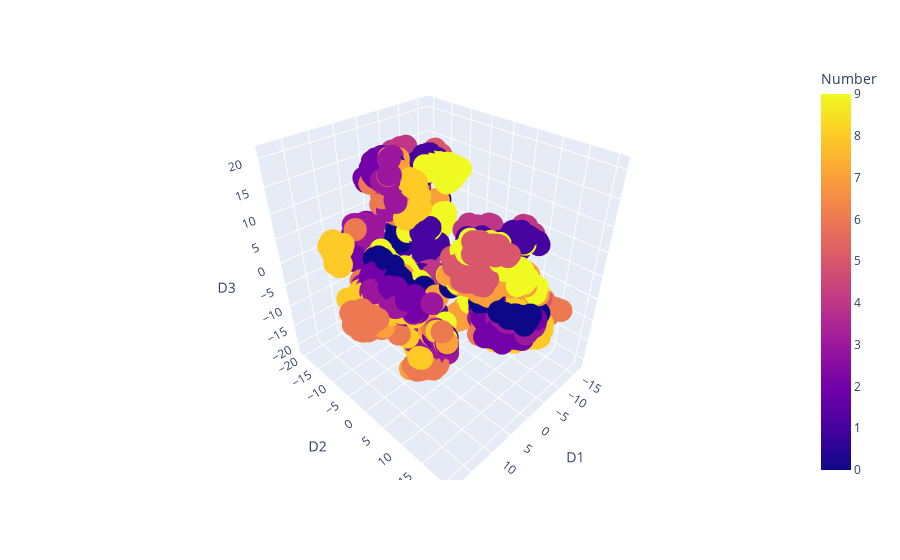

Notebook code for this chart:
### Code cell
fig = px.scatter_3d(X_red_df_num, x='D1', y='D2', z='D3', color='Number', )
fig.show()

### Figure 1 — Plotly figure (JSON) as saved in the notebook; plotly's stock layout.template omitted (floating-point values rounded to 4 significant figures; data arrays with more than 128 entries replaced by an {"elided": "..."} marker saying what was removed)
{"data": [{"hovertemplate": "D1=%{x}<br>D2=%{y}<br>D3=%{z}<br>Number=%{marker.color}<extra></extra>", "legendgroup": "", "marker": {"color": {"elided": "3000 int values"}, "coloraxis": "coloraxis", "symbol": "circle"}, "mode": "markers", "name": "", "scene": "scene", "showlegend": false, "type": "scatter3d", "x": {"elided": "3000 float values"}, "y": {"elided": "3000 float values"}, "z": {"elided": "3000 float values"}}], "layout": {"coloraxis": {"colorbar": {"title": {"text": "Number"}}, "colorscale": [[0, "#0d0887"], [0.1111, "#46039f"], [0.2222, "#7201a8"], [0.3333, "#9c179e"], [0.4444, "#bd3786"], [0.5556, "#d8576b"], [0.6667, "#ed7953"], [0.7778, "#fb9f3a"], [0.8889, "#fdca26"], [1, "#f0f921"]]}, "legend": {"tracegroupgap": 0}, "margin": {"t": 60}, "scene": {"domain": {"x": [0, 1], "y": [0, 1]}, "xaxis": {"title": {"text": "D1"}}, "yaxis": {"title": {"text": "D2"}}, "zaxis": {"title": {"text": "D3"}}}}}
